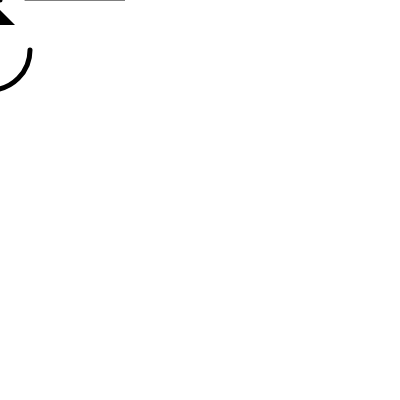
Frame 1 (no input)
Frame 60 (no input): identical to frame 1, image omitted
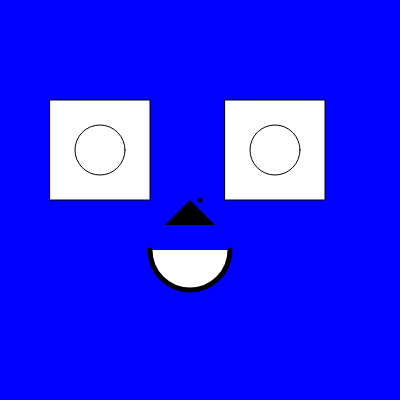
Frame 120 (the mouse pressed at the canvas centre since frame 60)

The p5.js sketch that drew these frames (run headless with seeded random() and noise() and a simulated clock; from frame 60 on, the mouse is pressed at the canvas centre):

// p5.js sketch
// ── sketch.js
// variable examples
var number = 1;
var letter = 'a';
var string = "string";
var bool = true;
var backgroundColor = "white";
var noseColor = "black"

var button;
var button2;

var sel;
var eyeColor = "white";
var eyeColorList = ["blue", "green", "brown"];

var centerX = 200;
var centerY = 200;

function mousePressed() {
  backgroundColor = "blue";
}

function mouseReleased() {
  backgroundColor = "red";
}

function setup() {
  console.log("Debug message");
  createCanvas(400, 400);
  button = createButton("Click Me");
  button.mousePressed(() => {
    noseColor = "green";
  });

  button2 = createButton("No Click Me").mousePressed(() => {
    noseColor = "black";
  });

  sel = createSelect();

  for (var color of eyeColorList) {
    sel.option(color);
  }

  sel.changed(() => {
    eyeColor = sel.value();
  });

  // background(255);
}

function draw() {
  // reset background every frame
  background(backgroundColor);
  centerX = mouseX;
  centerY = mouseY;

  // draw eyes and glasses (rectangles and circles)
  stroke(0);
  strokeWeight(1);
  fill("white");
  rect(centerX + 25, centerY - 100, 100, 100);
  rect(centerX - 150, centerY - 100, 100, 100);

  // Eye 1
  fill(eyeColor);
  var xOffset = map(mouseX, 0, width, -20, 20);
  var yOffset = map(mouseY, 0, width, -20, 20);

  // console.log("xOffset: " + xOffset);
  ellipse(centerX - 100 + xOffset, centerY - 50 + yOffset, 50, 50);

  // Eye 2
  ellipse(centerX + 75 + xOffset, centerY - 50 + yOffset, 50, 50);

  fill("white");
  // mole
  strokeWeight(5);
  point(centerX, centerY);

  // mouth
  arc(centerX - 10, centerY + 50, 80, 80, 0, PI);

  // nose
  noStroke();
  fill(noseColor);
  triangle(centerX - 10, centerY, centerX + 15, centerY + 25, centerX - 35, centerY + 25);
}
